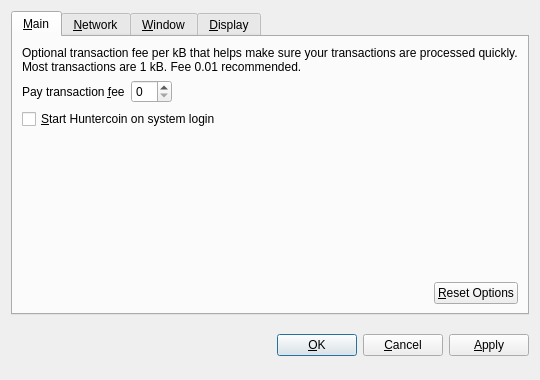
<?xml version="1.0" encoding="UTF-8"?>
<ui version="4.0">
 <class>OptionsDialog</class>
 <widget class="QDialog" name="OptionsDialog">
  <property name="geometry">
   <rect>
    <x>0</x>
    <y>0</y>
    <width>540</width>
    <height>380</height>
   </rect>
  </property>
  <property name="windowTitle">
   <string>Options</string>
  </property>
  <property name="modal">
   <bool>true</bool>
  </property>
  <layout class="QVBoxLayout" name="verticalLayout">
   <item>
    <widget class="QTabWidget" name="tabWidget">
     <property name="tabPosition">
      <enum>QTabWidget::North</enum>
     </property>
     <property name="currentIndex">
      <number>0</number>
     </property>
     <widget class="QWidget" name="tabMain">
      <attribute name="title">
       <string>&amp;Main</string>
      </attribute>
      <layout class="QVBoxLayout" name="verticalLayout_Main">
       <item>
        <widget class="QLabel" name="transactionFeeInfoLabel">
         <property name="text">
          <string>Optional transaction fee per kB that helps make sure your transactions are processed quickly. Most transactions are 1 kB. Fee 0.01 recommended.</string>
         </property>
         <property name="textFormat">
          <enum>Qt::PlainText</enum>
         </property>
         <property name="wordWrap">
          <bool>true</bool>
         </property>
        </widget>
       </item>
       <item>
        <layout class="QHBoxLayout" name="horizontalLayout_1_Main">
         <item>
          <widget class="QLabel" name="transactionFeeLabel">
           <property name="text">
            <string>Pay transaction &amp;fee</string>
           </property>
           <property name="textFormat">
            <enum>Qt::PlainText</enum>
           </property>
           <property name="buddy">
            <cstring>transactionFee</cstring>
           </property>
          </widget>
         </item>
         <item>
          <widget class="BitcoinAmountField" name="transactionFee"/>
         </item>
         <item>
          <spacer name="horizontalSpacer_1_Main">
           <property name="orientation">
            <enum>Qt::Horizontal</enum>
           </property>
           <property name="sizeHint" stdset="0">
            <size>
             <width>40</width>
             <height>20</height>
            </size>
           </property>
          </spacer>
         </item>
        </layout>
       </item>
       <item>
        <widget class="QCheckBox" name="bitcoinAtStartup">
         <property name="toolTip">
          <string>Automatically start Huntercoin after logging in to the system.</string>
         </property>
         <property name="text">
          <string>&amp;Start Huntercoin on system login</string>
         </property>
        </widget>
       </item>
       <item>
        <spacer name="verticalSpacer_Main">
         <property name="orientation">
          <enum>Qt::Vertical</enum>
         </property>
         <property name="sizeHint" stdset="0">
          <size>
           <width>20</width>
           <height>40</height>
          </size>
         </property>
        </spacer>
       </item>
       <item>
        <layout class="QHBoxLayout" name="horizontalLayout_2_Main">
         <item>
          <spacer name="horizontalSpacer_2_Main">
           <property name="orientation">
            <enum>Qt::Horizontal</enum>
           </property>
           <property name="sizeHint" stdset="0">
            <size>
             <width>40</width>
             <height>20</height>
            </size>
           </property>
          </spacer>
         </item>
         <item>
          <widget class="QPushButton" name="resetButton">
           <property name="toolTip">
            <string>Reset all client options to default.</string>
           </property>
           <property name="text">
            <string>&amp;Reset Options</string>
           </property>
           <property name="autoDefault">
            <bool>false</bool>
           </property>
          </widget>
         </item>
        </layout>
       </item>
      </layout>
     </widget>
     <widget class="QWidget" name="tabNetwork">
      <attribute name="title">
       <string>&amp;Network</string>
      </attribute>
      <layout class="QVBoxLayout" name="verticalLayout_Network">
       <item>
        <widget class="QCheckBox" name="mapPortUpnp">
         <property name="toolTip">
          <string>Automatically open the Huntercoin client port on the router. This only works when your router supports UPnP and it is enabled.</string>
         </property>
         <property name="text">
          <string>Map port using &amp;UPnP</string>
         </property>
        </widget>
       </item>
       <item>
        <widget class="QCheckBox" name="connectSocks">
         <property name="toolTip">
          <string>Connect to the Huntercoin network through a SOCKS proxy (e.g. when connecting through Tor).</string>
         </property>
         <property name="text">
          <string>&amp;Connect through SOCKS proxy:</string>
         </property>
        </widget>
       </item>
       <item>
        <layout class="QHBoxLayout" name="horizontalLayout_Network">
         <item>
          <widget class="QLabel" name="proxyIpLabel">
           <property name="text">
            <string>Proxy &amp;IP:</string>
           </property>
           <property name="textFormat">
            <enum>Qt::PlainText</enum>
           </property>
           <property name="buddy">
            <cstring>proxyIp</cstring>
           </property>
          </widget>
         </item>
         <item>
          <widget class="QValidatedLineEdit" name="proxyIp">
           <property name="maximumSize">
            <size>
             <width>140</width>
             <height>16777215</height>
            </size>
           </property>
           <property name="toolTip">
            <string>IP address of the proxy (e.g. 127.0.0.1)</string>
           </property>
          </widget>
         </item>
         <item>
          <widget class="QLabel" name="proxyPortLabel">
           <property name="text">
            <string>&amp;Port:</string>
           </property>
           <property name="textFormat">
            <enum>Qt::PlainText</enum>
           </property>
           <property name="buddy">
            <cstring>proxyPort</cstring>
           </property>
          </widget>
         </item>
         <item>
          <widget class="QLineEdit" name="proxyPort">
           <property name="maximumSize">
            <size>
             <width>55</width>
             <height>16777215</height>
            </size>
           </property>
           <property name="toolTip">
            <string>Port of the proxy (e.g. 9050)</string>
           </property>
          </widget>
         </item>
         <item>
          <widget class="QLabel" name="socksVersionLabel">
           <property name="text">
            <string>SOCKS &amp;Version:</string>
           </property>
           <property name="textFormat">
            <enum>Qt::PlainText</enum>
           </property>
           <property name="buddy">
            <cstring>socksVersion</cstring>
           </property>
          </widget>
         </item>
         <item>
          <widget class="QValueComboBox" name="socksVersion">
           <property name="toolTip">
            <string>SOCKS version of the proxy (e.g. 5)</string>
           </property>
          </widget>
         </item>
         <item>
          <spacer name="horizontalSpacer_Network">
           <property name="orientation">
            <enum>Qt::Horizontal</enum>
           </property>
           <property name="sizeHint" stdset="0">
            <size>
             <width>40</width>
             <height>20</height>
            </size>
           </property>
          </spacer>
         </item>
        </layout>
       </item>
       <item>
        <spacer name="verticalSpacer_Network">
         <property name="orientation">
          <enum>Qt::Vertical</enum>
         </property>
         <property name="sizeHint" stdset="0">
          <size>
           <width>20</width>
           <height>40</height>
          </size>
         </property>
        </spacer>
       </item>
      </layout>
     </widget>
     <widget class="QWidget" name="tabWindow">
      <attribute name="title">
       <string>&amp;Window</string>
      </attribute>
      <layout class="QVBoxLayout" name="verticalLayout_Window">
       <item>
        <widget class="QCheckBox" name="minimizeToTray">
         <property name="toolTip">
          <string>Show only a tray icon after minimizing the window.</string>
         </property>
         <property name="text">
          <string>&amp;Minimize to the tray instead of the taskbar</string>
         </property>
        </widget>
       </item>
       <item>
        <widget class="QCheckBox" name="minimizeOnClose">
         <property name="toolTip">
          <string>Minimize instead of exit the application when the window is closed. When this option is enabled, the application will be closed only after selecting Quit in the menu.</string>
         </property>
         <property name="text">
          <string>M&amp;inimize on close</string>
         </property>
        </widget>
       </item>
       <item>
        <spacer name="verticalSpacer_Window">
         <property name="orientation">
          <enum>Qt::Vertical</enum>
         </property>
         <property name="sizeHint" stdset="0">
          <size>
           <width>20</width>
           <height>40</height>
          </size>
         </property>
        </spacer>
       </item>
      </layout>
     </widget>
     <widget class="QWidget" name="tabDisplay">
      <attribute name="title">
       <string>&amp;Display</string>
      </attribute>
      <layout class="QVBoxLayout" name="verticalLayout_Display">
       <item>
        <layout class="QHBoxLayout" name="horizontalLayout_1_Display">
         <item>
          <widget class="QLabel" name="langLabel">
           <property name="text">
            <string>User Interface &amp;language:</string>
           </property>
           <property name="textFormat">
            <enum>Qt::PlainText</enum>
           </property>
           <property name="buddy">
            <cstring>lang</cstring>
           </property>
          </widget>
         </item>
         <item>
          <widget class="QValueComboBox" name="lang">
           <property name="toolTip">
            <string>The user interface language can be set here. This setting will take effect after restarting Huntercoin.</string>
           </property>
          </widget>
         </item>
        </layout>
       </item>
       <item>
        <layout class="QHBoxLayout" name="horizontalLayout_2_Display">
         <item>
          <widget class="QLabel" name="unitLabel">
           <property name="text">
            <string>&amp;Unit to show amounts in:</string>
           </property>
           <property name="textFormat">
            <enum>Qt::PlainText</enum>
           </property>
           <property name="buddy">
            <cstring>unit</cstring>
           </property>
          </widget>
         </item>
         <item>
          <widget class="QValueComboBox" name="unit">
           <property name="toolTip">
            <string>Choose the default subdivision unit to show in the interface and when sending coins.</string>
           </property>
          </widget>
         </item>
        </layout>
       </item>
       <item>
        <widget class="QCheckBox" name="displayAddresses">
         <property name="toolTip">
          <string>Whether to show Huntercoin addresses in the transaction list or not.</string>
         </property>
         <property name="text">
          <string>&amp;Display addresses in transaction list</string>
         </property>
        </widget>
       </item>
       <item>
        <spacer name="verticalSpacer_Display">
         <property name="orientation">
          <enum>Qt::Vertical</enum>
         </property>
         <property name="sizeHint" stdset="0">
          <size>
           <width>20</width>
           <height>40</height>
          </size>
         </property>
        </spacer>
       </item>
      </layout>
     </widget>
    </widget>
   </item>
   <item>
    <layout class="QHBoxLayout" name="horizontalLayout_Buttons">
     <item>
      <spacer name="horizontalSpacer_1">
       <property name="orientation">
        <enum>Qt::Horizontal</enum>
       </property>
       <property name="sizeHint" stdset="0">
        <size>
         <width>40</width>
         <height>48</height>
        </size>
       </property>
      </spacer>
     </item>
     <item>
      <widget class="QLabel" name="statusLabel">
       <property name="font">
        <font>
         <weight>75</weight>
         <bold>true</bold>
        </font>
       </property>
       <property name="text">
        <string/>
       </property>
       <property name="textFormat">
        <enum>Qt::PlainText</enum>
       </property>
       <property name="wordWrap">
        <bool>true</bool>
       </property>
      </widget>
     </item>
     <item>
      <spacer name="horizontalSpacer_2">
       <property name="orientation">
        <enum>Qt::Horizontal</enum>
       </property>
       <property name="sizeHint" stdset="0">
        <size>
         <width>40</width>
         <height>48</height>
        </size>
       </property>
      </spacer>
     </item>
     <item>
      <widget class="QPushButton" name="okButton">
       <property name="text">
        <string>&amp;OK</string>
       </property>
      </widget>
     </item>
     <item>
      <widget class="QPushButton" name="cancelButton">
       <property name="text">
        <string>&amp;Cancel</string>
       </property>
       <property name="autoDefault">
        <bool>false</bool>
       </property>
      </widget>
     </item>
     <item>
      <widget class="QPushButton" name="applyButton">
       <property name="text">
        <string>&amp;Apply</string>
       </property>
       <property name="autoDefault">
        <bool>false</bool>
       </property>
      </widget>
     </item>
    </layout>
   </item>
  </layout>
 </widget>
 <customwidgets>
  <customwidget>
   <class>BitcoinAmountField</class>
   <extends>QSpinBox</extends>
   <header>../../src/qt/bitcoinamountfield.h</header>
  </customwidget>
  <customwidget>
   <class>QValueComboBox</class>
   <extends>QComboBox</extends>
   <header>../../src/qt/qvaluecombobox.h</header>
  </customwidget>
  <customwidget>
   <class>QValidatedLineEdit</class>
   <extends>QLineEdit</extends>
   <header>../../src/qt/qvalidatedlineedit.h</header>
  </customwidget>
 </customwidgets>
 <resources/>
 <connections/>
</ui>
